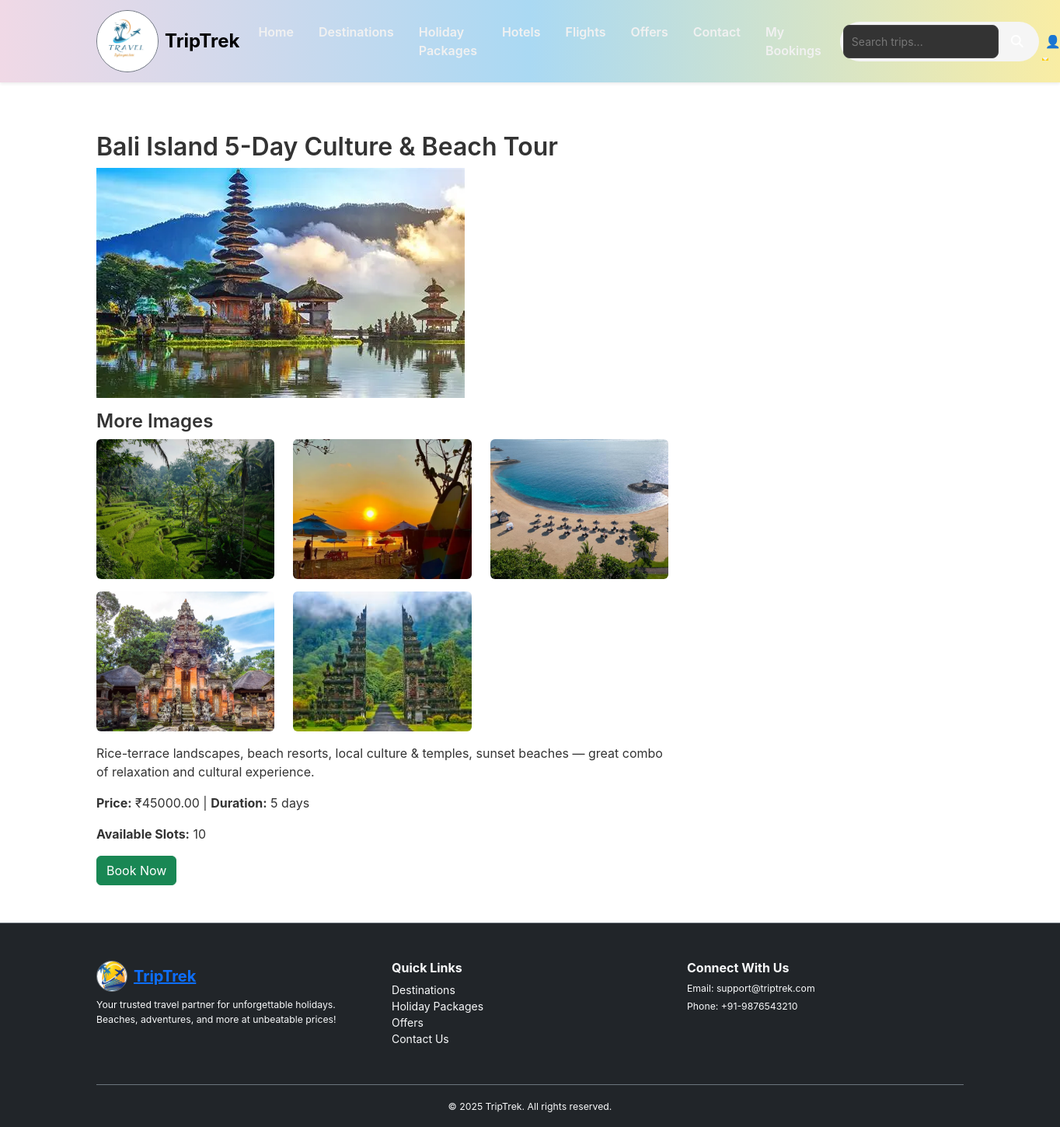
The page /package/bali-island-5-day-culture-beach-tour/ (signed in) on the database as committed earlier.
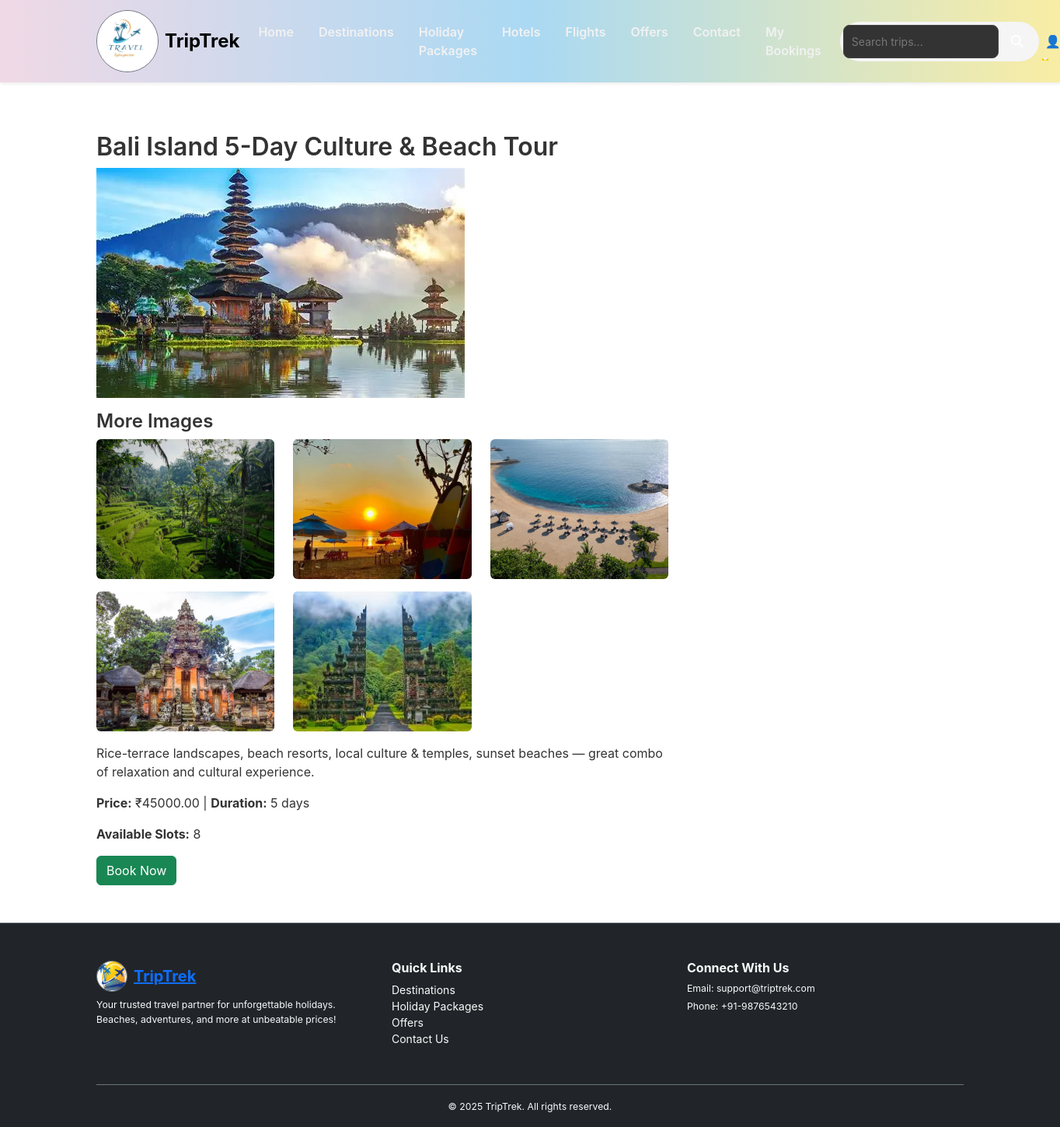
The same page on the database as committed later.
### booking/models.py (models this page shows, shortened)
class Package(models.Model):
    destination = models.ForeignKey(Destination, on_delete=models.CASCADE, related_name="packages")
    title = models.CharField(max_length=200)
    slug = models.SlugField(unique=True)
    short_description = models.CharField(max_length=255)
    description = models.TextField()
    price = models.DecimalField(max_digits=10, decimal_places=2)
    duration_days = models.IntegerField(default=1)
    total_slots = models.IntegerField(default=20)
    available_slots = models.IntegerField(default=20)
    start_date = models.DateField()
    end_date = models.DateField()
    cover_image = models.ImageField(upload_to="packages/", blank=True, null=True)
    created_at = models.DateTimeField(auto_now_add=True)

class PackageImage(models.Model):
    package = models.ForeignKey(Package, on_delete=models.CASCADE, related_name="images")
    image = models.ImageField(upload_to="packages/gallery/")

### booking/views.py (the view)
# urls.py: path("package/<slug:slug>/", views.package_detail, name="package_detail"),
def package_detail(request, slug):
    package = get_object_or_404(Package, slug=slug)
    return render(request, "booking/package_detail.html", {"package": package})

### booking/templates/booking/package_detail.html
{% extends "booking/base.html" %}
{% block content %}
  <div class="row">
    <div class="col-md-8">
      <h2>{{ package.title }}</h2>
      {% if package.cover_image %}
        <img src="{{ package.cover_image.url }}" class="img-fluid mb-3">
      {% endif %}
      {% if package.images.all %}
        <h4>More Images</h4>
        <div class="row">
          {% for img in package.images.all %}
            <div class="col-md-4 mb-3">
              <img src="{{ img.image.url }}" class="img-fluid rounded" style="height:180px;object-fit:cover;">
            </div>
          {% endfor %}
        </div>
      {% endif %}
      <p>{{ package.description }}</p>
      <p><strong>Price:</strong> ₹{{ package.price }} |
         <strong>Duration:</strong> {{ package.duration_days }} days
      </p>
      <p><strong>Available Slots:</strong> {{ package.available_slots }}</p>
      {% if user.is_authenticated %}
        <a href="{% url 'book_package' package.id %}" class="btn btn-success">Book Now</a>
      {% else %}
        <a href="{% url 'login' %}?next={% url 'book_package' package.id %}" class="btn btn-primary">Login to Book</a>
      {% endif %}
    </div>
  </div>
{% endblock %}

### booking/templates/booking/base.html (shortened to what this page needs)
{% load static %}
<!doctype html>
<html lang="en">
<head>
  <link
      rel="stylesheet"
      href="https://cdnjs.cloudflare.com/ajax/libs/font-awesome/6.5.1/css/all.min.css"
    />
  <link href="https://cdn.jsdelivr.net/npm/bootstrap@5.3.0/dist/css/bootstrap.min.css" rel="stylesheet">
  <link rel="stylesheet" href="{% static 'static/css/style.css' %}">
</head>
<body>
  <nav class="navbar navbar-expand-lg shadow-sm py-2" style="background: linear-gradient(90deg, #f0d9e6, #aad9f3,#f9eda4) !important;">
    <div class="container">
      <a class="navbar-brand d-flex align-items-center fw-bold" href="{% url 'home' %}">
        <img src="{% static 'css/logo/logo.jpg' %}" alt="TripTrek Logo" width="80" height="80" class="me-2 rounded-circle border border-secondary">
        <span class="fs-4">TripTrek</span>
      </a>
      <div class="collapse navbar-collapse" id="navbarMenu">
        <ul class="navbar-nav me-auto mb-2 mb-lg-0 fw-bold">
          <li class="nav-item"><a class="nav-link" href="{% url 'home' %}">Home</a></li>
          <li class="nav-item"><a class="nav-link" href="{% url 'destination_list' %}">Destinations</a></li>
          <li class="nav-item"><a class="nav-link" href="{% url 'holiday_packages' %}">Holiday Packages</a></li>
          <li class="nav-item"><a class="nav-link" href="{% url 'hotels' %}">Hotels</a></li>
          <li class="nav-item"><a class="nav-link" href="{% url 'flights' %}">Flights</a></li>
          <li class="nav-item"><a class="nav-link" href="{% url 'offers' %}">Offers</a></li>
          <li class="nav-item"><a class="nav-link" href="{% url 'contact' %}">Contact</a></li>
          <li class="nav-item"><a class="nav-link" href="{% url 'booking_list' %}">My Bookings</a></li>
        </ul>
      <form class="d-flex align-items-center navbar-search" method="GET" action="{% url 'search' %}">
        <input
          class="form-control search-input"
          type="search"
          name="q"
          placeholder="Search trips..."
          required
        >
        <button class="btn search-btn" type="submit">
         <i class="fa-solid fa-magnifying-glass"></i>
        </button>
      </form>
        <ul class="navbar-nav">
          {% if user.is_authenticated %}
            <li class="nav-item dropdown">
              <a class="nav-link dropdown-toggle" href="#" id="userMenu" role="button" data-bs-toggle="dropdown">
                👤 {{ user.username }}
              </a>
            </li>
          {% else %}
            <li class="nav-item"><a class="nav-link" href="{% url 'signup' %}">Signup</a></li>
            <li class="nav-item"><a class="nav-link" href="{% url 'login' %}">Login</a></li>
          {% endif %}
        </ul>
      </div>
    </div>
  </nav>
  <div class="container mt-5 pt-3">
    {% block content %}{% endblock %}
  </div>
  <footer class="bg-dark text-light pt-5 pb-3 border-top border-secondary mt-5">
    <div class="container">
      <div class="row">
        <div class="col-md-4 mb-3">
          <a class="d-flex align-items-center mb-2" href="{% url 'home' %}">
            <img src="{% static 'css/logo/triptrek_logo.webp' %}" alt="TripTrek Logo" width="40" height="40" class="me-2 rounded-circle border border-secondary">
            <span class="fs-5 fw-bold">TripTrek</span>
          </a>
          <p class="small">Your trusted travel partner for unforgettable holidays. Beaches, adventures, and more at unbeatable prices!</p>
        </div>
        <div class="col-md-4 mb-3">
          <h6 class="fw-bold">Quick Links</h6>
          <ul class="list-unstyled">
            <li><a href="{% url 'destination_list' %}" class="text-light text-decoration-none">Destinations</a></li>
            <li><a href="{% url 'holiday_packages' %}" class="text-light text-decoration-none">Holiday Packages</a></li>
            <li><a href="{% url 'offers' %}" class="text-light text-decoration-none">Offers</a></li>
            <li><a href="{% url 'contact' %}" class="text-light text-decoration-none">Contact Us</a></li>
          </ul>
        </div>
        <div class="col-md-4 mb-3">
          <h6 class="fw-bold">Connect With Us</h6>
          <p class="small mb-1">Email: support@triptrek.com</p>
          <p class="small mb-3">Phone: +91-9876543210</p>
          <div>
          </div>
        </div>
      </div>
      <div class="text-center pt-3 border-top border-secondary mt-3">
        <small>&copy; 2025 TripTrek. All rights reserved.</small>
      </div>
    </div>
  </footer>
</body>
</html>

### booking/static/css/style.css (style rules this page uses)
body { font-family: 'Inter', Arial, sans-serif; color: #333; }
h1, h2, h3, h4 { font-weight: 600; }
.navbar { background-color: #111 !important; padding: 0.5rem 1rem; transition: background 0.4s ease; }
.navbar-brand { font-weight: 700; font-size: 22px; color: #000 !important; transition: transform 0.2s ease; }
.navbar-nav .nav-link { color:#f1f1f1 !important; font-weight: 600; margin-right: 1rem; position: relative; transition: all 0.3s ease; }
.navbar-nav .nav-link::after { content: ''; display: block; height: 2px; width: 0; background: #ffcc00; transition: width 0.3s; position: absolute; bottom: -5px; left: 0; }
.navbar-search { background: #f5f5f5; border-radius: 30px; padding: 4px; display: flex; align-items: center; }
.search-input { border: none; outline: none; background: transparent; padding: 8px 14px; border-radius: 30px; width: 200px; font-size: 14px; }
.search-input::placeholder { color: #777; }
.search-btn { background: transparent; color: #fff; border: none; padding: 7px 16px; border-radius: 25px; font-weight: 600; transition: 0.3s ease; }
footer { background: #111827; color: #cbd5e1; padding: 40px 0; font-size: 14px; }
footer a { color: #0d6efd; transition: 0.3s ease; }
form .form-control { border: 1px solid #444; border-radius: 8px; padding: 10px; color: #fff; background-color: #333; transition: 0.3s; }

Rows that differ between the two databases and show on the page:
changed Package "Bali Island 5-Day Culture & Beach Tour": available_slots "10" → "8"
